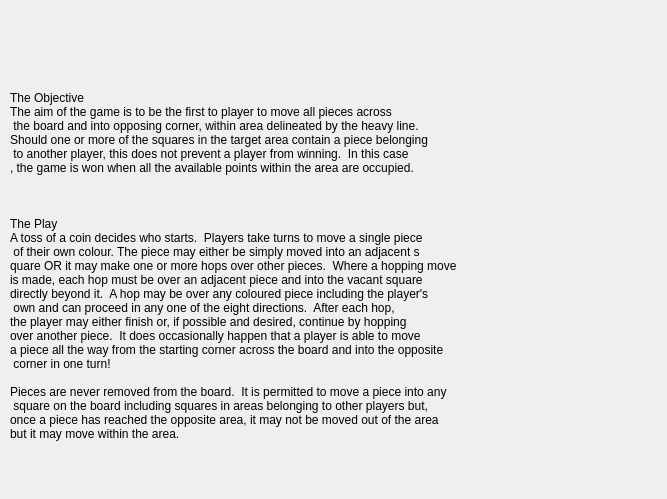
<?xml version="1.0" encoding="UTF-8"?>
<ui version="4.0">
 <class>SecDialog</class>
 <widget class="QDialog" name="SecDialog">
  <property name="geometry">
   <rect>
    <x>0</x>
    <y>0</y>
    <width>667</width>
    <height>499</height>
   </rect>
  </property>
  <property name="windowTitle">
   <string>Dialog</string>
  </property>
  <widget class="QLabel" name="label">
   <property name="geometry">
    <rect>
     <x>90</x>
     <y>30</y>
     <width>271</width>
     <height>371</height>
    </rect>
   </property>
   <property name="text">
    <string/>
   </property>
  </widget>
  <widget class="QLabel" name="label_2">
   <property name="geometry">
    <rect>
     <x>10</x>
     <y>20</y>
     <width>621</width>
     <height>491</height>
    </rect>
   </property>
   <property name="text">
    <string>The Objective
The aim of the game is to be the first to player to move all pieces across
 the board and into opposing corner, within area delineated by the heavy line.
Should one or more of the squares in the target area contain a piece belonging
 to another player, this does not prevent a player from winning.  In this case
, the game is won when all the available points within the area are occupied.

 

The Play
A toss of a coin decides who starts.  Players take turns to move a single piece
 of their own colour. The piece may either be simply moved into an adjacent s
quare OR it may make one or more hops over other pieces.  Where a hopping move 
is made, each hop must be over an adjacent piece and into the vacant square 
directly beyond it.  A hop may be over any coloured piece including the player's
 own and can proceed in any one of the eight directions.  After each hop, 
the player may either finish or, if possible and desired, continue by hopping 
over another piece.  It does occasionally happen that a player is able to move 
a piece all the way from the starting corner across the board and into the opposite
 corner in one turn! 

Pieces are never removed from the board.  It is permitted to move a piece into any
 square on the board including squares in areas belonging to other players but, 
once a piece has reached the opposite area, it may not be moved out of the area 
but it may move within the area.</string>
   </property>
  </widget>
  <zorder>label_2</zorder>
  <zorder>label</zorder>
 </widget>
 <resources/>
 <connections/>
</ui>
